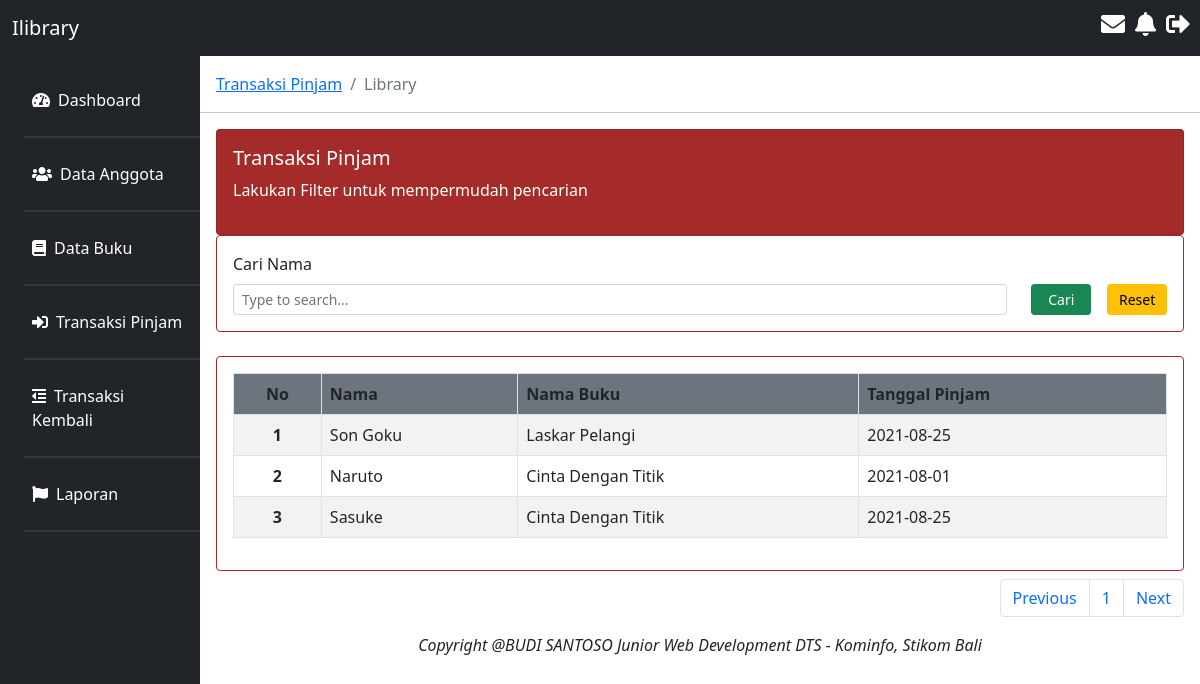
The app's page /transaksi/data_transaksi_pinjam.php with its own data.
### tables this page shows
CREATE TABLE `transaksi` (
  `id` int(11) NOT NULL,
  `id_anggota` int(11) NOT NULL,
  `id_buku` int(11) NOT NULL,
  `tanggal_pinjam` date NOT NULL,
  `tanggal_kembali` date NOT NULL,
  `status_pinjam` varchar(255) NOT NULL
);

CREATE TABLE `anggota` (
  `id` int(11) NOT NULL,
  `nama` varchar(50) NOT NULL,
  `jk` varchar(20) NOT NULL,
  `agama` varchar(20) NOT NULL,
  `hp` varchar(20) NOT NULL,
  `status` varchar(20) NOT NULL,
  `foto` varchar(50) NOT NULL,
  `alamat` text NOT NULL,
  `pekerjaan` varchar(255) NOT NULL
);

CREATE TABLE `buku` (
  `id` int(11) NOT NULL,
  `nama_buku` varchar(255) NOT NULL,
  `jenis` varchar(255) NOT NULL,
  `pengarang` varchar(255) NOT NULL,
  `penerbit` varchar(255) NOT NULL,
  `stok_keseluruhan` int(11) NOT NULL,
  `sisa_stok` int(11) NOT NULL
);

### transaksi/data_transaksi_pinjam.php (the view, shortened to what this page needs)
<?php
include '../koneksi/koneksi.php';
$batas = 10;
$halaman = isset($_GET['halaman'])?(int)$_GET['halaman'] : 1;
$halaman_awal = ($halaman>1) ? ($halaman * $batas) - $batas : 0;
$previous = $halaman - 1;
$next = $halaman + 1;
$no = 1;
$data = mysqli_query($koneksi,"select * from transaksi order by id");
$jumlah_data = mysqli_num_rows($data);
$total_halaman = ceil($jumlah_data / $batas);
if(isset($_POST["cari"])){
    $search = $_POST['keyword'];
    $data_transaksi = mysqli_query($koneksi,"select * from transaksi join anggota on anggota.id=transaksi.id_anggota join buku on buku.id=transaksi.id_buku WHERE nama LIKE '%$search%' limit $halaman_awal, $batas");
} else {
    $data_transaksi = mysqli_query($koneksi,"select * from transaksi join anggota on anggota.id=transaksi.id_anggota join buku on buku.id=transaksi.id_buku limit $halaman_awal, $batas");
}
?>
<!doctype html>
<html lang="en">
  <head>
    <link href="https://cdn.jsdelivr.net/npm/bootstrap@5.0.2/dist/css/bootstrap.min.css" rel="stylesheet">
    <link rel="stylesheet" href="../style/style.css">
    <link rel="stylesheet" href="https://pro.fontawesome.com/releases/v5.10.0/css/all.css"/>
  </head>
  <body>
    <nav class="navbar navbar-expand-lg navbar-dark text-white bg-dark fixed-top">
        <div class="container-fluid">
            <a class="navbar-brand" href="#">Ilibrary</a>
        </div>
            <h4 class="icon-navbar"><i class="fas fa-envelope" data-bs-toggle="tooltip" data-bs-placement="top" title="inbox"></i></h4>
            <h4 class="icon-navbar"><i class="fas fa-bell" data-bs-toggle="tooltip" data-bs-placement="top" title="notifications"></i></h4>
            <h4 class="icon-navbar"><i class="fas fa-sign-out-alt" data-bs-toggle="tooltip" data-bs-placement="top" title="sign out"></i></h4>
    </nav>
    <div class="row g-0 mt-5 content">
        <div class="col-md-2 bg-dark mt-2 pr-3 pt-4">
            <ul class="nav flex-column ms-3 mb-3">
                <li class="nav-item">
                    <a class="nav-link active text-white" aria-current="page" href="../home/index.php">
                        <i class="fas fa-tachometer-alt me-2"></i>Dashboard
                    </a>
                    <hr class="bg-secondary ms-2" size="4px">
                </li>
                <li class="nav-item">
                    <a class="nav-link text-white" href="data_anggota.php">
                        <i class="fas fa-users me-2"></i>Data Anggota
                    </a>
                    <hr class="bg-secondary ms-2" size="4px">
                </li>
                <li class="nav-item">
                    <a class="nav-link text-white" href="../buku/data_buku.php">
                        <i class="fas fa-book me-2"></i>Data Buku
                    </a>
                    <hr class="bg-secondary ms-2" size="4px">
                </li>
                <li class="nav-item">
                    <a class="nav-link text-white" href="./data_transaksi_pinjam.php">
                    <i class="fas fa-sign-in-alt me-2"></i>Transaksi Pinjam
                    </a>
                    <hr class="bg-secondary ms-2" size="4px">
                </li>
                <li class="nav-item">
                    <a class="nav-link text-white" href="./data_transaksi_kembali.php">
                    <i class="fas fa-outdent me-2"></i>Transaksi Kembali
                    </a>
                    <hr class="bg-secondary ms-2" size="4px">
                </li>
                <li class="nav-item">
                    <a class="nav-link text-white" href="./laporan.php">
                    <i class="fas fa-flag me-2"></i>Laporan
                    </a>
                    <hr class="bg-secondary ms-2" size="4px">
                </li>
            </ul>
        </div>
        <div class="col-md-10 mt-4">
            <nav aria-label="breadcrumb">
                <ol class="breadcrumb ms-3">
                <li class="breadcrumb-item"><a href="#">Transaksi Pinjam</a></li>
                <li class="breadcrumb-item active" aria-current="page">Library</li>
                </ol>
            </nav>
            <hr width="100%">
            <div class="row g-0 ms-3 me-3">
                <div class="card text-white" style="background-color: brown;">
                    <div class="card-body g-0">
                        <div class="row g-0">
                            <div class="col-md-10 g-0">
                                <h5>Transaksi Pinjam</h5>
                                <p>Lakukan Filter untuk mempermudah pencarian</p>
                            </div>
                        </div>
                    </div>
                </div>
            </div>
            <div class="row g-0 ms-3 me-3">
                <div class="card" style="border-color: brown;">
                    <div class="card-body g-0">
                            <form method="POST" enctype="multipart/form-data">
                                <div class="row">
                                    <div class="col-md-10">
                                        <label for="exampleDataList" class="form-label">Cari Nama</label>
                                        <input class="form-control input-filter form-control-sm" type="text" name="keyword" id="exampleDataList" placeholder="Type to search...">
                                    </div>
                                    <div class="col-md-2 d-flex align-items-end">
                                        <button type="submit" name="cari" class="btn btn-success me-3 btn-sm" style="width: 100px">Cari</button>
                                        <button type="submit" class="btn btn-warning btn-sm" style="width: 100px">Reset</button>
                                    </div>
                                </div>
                            </form>
                    </div>
                </div>
            </div>
            <div class="row g-0 ms-3 me-3 mt-4">
                <div class="card" style="border-color: brown;">
                    <div class="card-body">
                        <table class="table table-striped table-hover table-bordered">
                            <thead class="bg-secondary">
                                <tr>
                                  <th scope="col" class="text-center">No</th>
                                  <th scope="col">Nama</th>
                                  <th scope="col">Nama Buku</th>
                                  <th scope="col">Tanggal Pinjam</th>
                                </tr>
                              </thead>
                              <tbody>
                                <?php
                                while($d = mysqli_fetch_assoc($data_transaksi)) {
                                ?>
                                    <tr>
                                        <th scope="row" class="text-center"><?php echo $no++ ?></th>
                                        <td><?php echo $d['nama'] ?></td>
                                        <td><?php echo $d['nama_buku'] ?></td>
                                        <td><?php echo $d['tanggal_pinjam'] ?></td>
                                    </tr>
                                <?php
                                    }
                                ?>
                            </tbody>
                        </table>
                    </div>
                </div>
                <nav>
                    <ul class="pagination justify-content-end mt-2">
                        <li class="page-item">
                            <a class="page-link" <?php if($halaman > 1){ echo "href='?halaman=$previous'"; } ?>>Previous</a>
                        </li>
                        <?php
                        for($x=1;$x<=$total_halaman;$x++){
                            ?>
                            <li class="page-item"><a class="page-link" href="?halaman=<?php echo $x ?>"><?php echo $x; ?></a></li>
                            <?php
                        }
                        ?>
                        <li class="page-item">
                            <a  class="page-link" <?php if($halaman < $total_halaman) { echo "href='?halaman=$next'"; } ?>>Next</a>
                        </li>
                    </ul>
                </nav>
                <p class="text-center fst-italic">Copyright @BUDI SANTOSO Junior Web Development DTS - Kominfo, Stikom Bali</p>
            </div>
        </div>
    </div>
  </body>
</html>

### style/style.css (style rules this page uses)
.icon-navbar { margin-right: 10px; }
.content { min-height: 100vh; }

### records on screen
transaksi: id_anggota.nama "Son Goku", id_buku.nama_buku "Laskar Pelangi", tanggal_pinjam "2021-08-25"
transaksi: id_anggota.nama "Naruto", id_buku.nama_buku "Cinta Dengan Titik", tanggal_pinjam "2021-08-01"
transaksi: id_anggota.nama "Sasuke", id_buku.nama_buku "Cinta Dengan Titik", tanggal_pinjam "2021-08-25"
